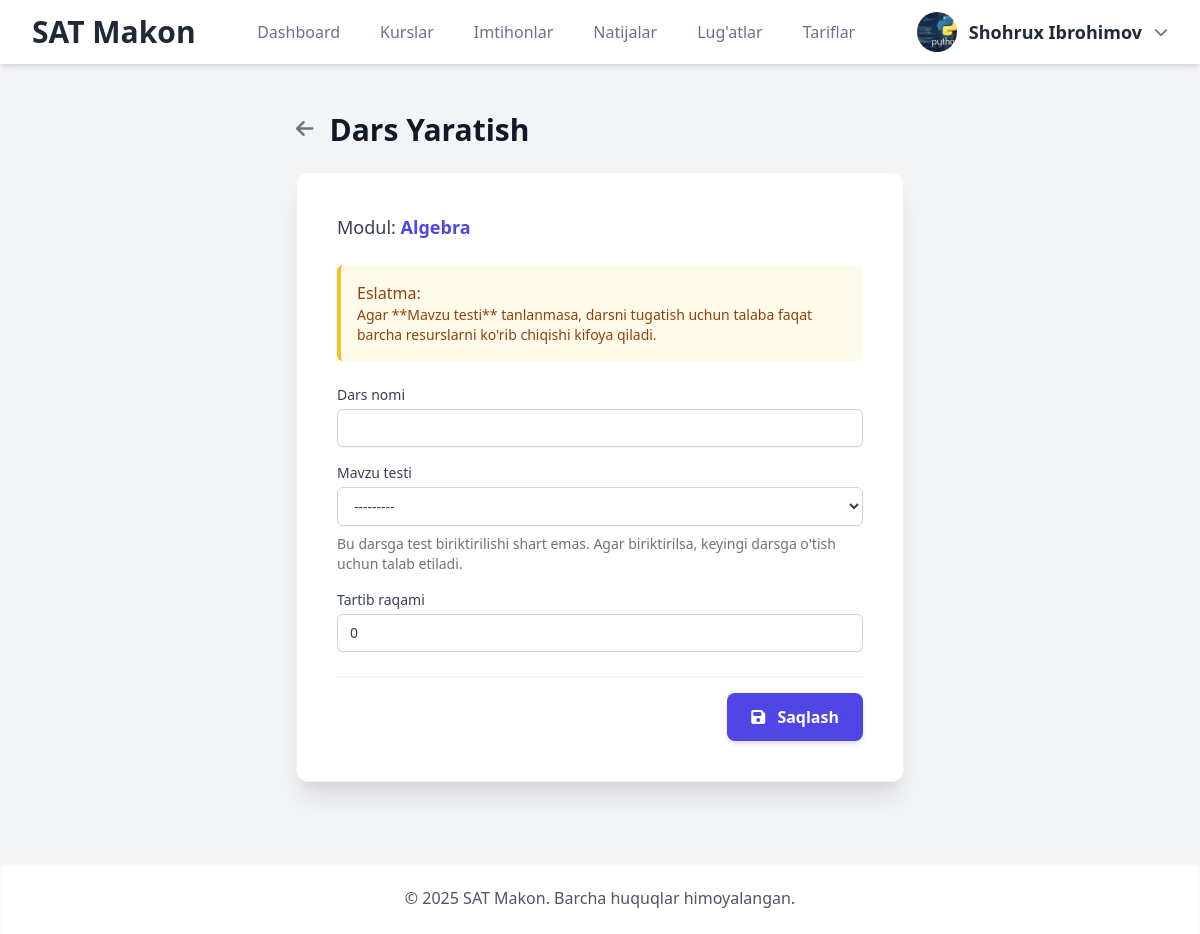
The page /modules/1/lessons/create/ (signed in) on the database its author committed.
### Mock/models.py (models this page shows, shortened)
class CustomUser(AbstractUser):
    first_name = None
    last_name = None
    full_name = models.CharField(max_length=255, verbose_name="To'liq ism (F.I.Sh)")
    email = models.EmailField(unique=True, verbose_name="Elektron pochta")
    phone_number = models.CharField(max_length=20, unique=True, null=True, blank=True, verbose_name="Telefon raqami")
    center = models.ForeignKey(
        Center,
        on_delete=models.SET_NULL,
        null=True,
        blank=True,
        related_name='members',
        verbose_name="O'quv Markazi"
    )
    ROLE_CHOICES = [
        ('student', "O'quvchi"),
        ('teacher', "O'qituvchi"),
        ('center_admin', "Markaz Admini"),
        ('admin', "Platforma Super Admini"),
    ]
    role = models.CharField(max_length=20, choices=ROLE_CHOICES, default='student', verbose_name="Foydalanuvchi roli")
    profile_picture = models.ImageField(upload_to='profile_pics/', null=True, blank=True, verbose_name="Profil rasmi")
    bio = models.TextField(max_length=500, blank=True, verbose_name="O'zi haqida")
    ability = models.FloatField(default=0.0, verbose_name="Foydalanuvchi qobiliyati (Rasch)")
    teacher = models.ForeignKey(
        'self',
        on_delete=models.SET_NULL,
        null=True,
        blank=True,
        limit_choices_to=models.Q(role='teacher') | models.Q(role='center_admin'),
        related_name='students',
        verbose_name="Biriktirilgan Ustoz/Admin"
    )
    is_approved = models.BooleanField(default=True, verbose_name="Tasdiqlangan")
    is_banned = models.BooleanField(default=False, verbose_name="Bloklangan")
    USERNAME_FIELD = 'username'
    REQUIRED_FIELDS = ['email', 'full_name']
    def get_full_name(self):
        return self.full_name.strip()
    class Meta:
        verbose_name = "Foydalanuvchi"
        verbose_name_plural = "Foydalanuvchilar"

class CourseModule(models.Model):
    course = models.ForeignKey(Course, on_delete=models.CASCADE, related_name='modules', verbose_name="Kurs")
    title = models.CharField(max_length=200, verbose_name="Modul nomi")
    description = models.TextField(verbose_name="Tavsif", blank=True, null=True)
    order = models.PositiveIntegerField(default=0, verbose_name="Tartib raqami")
    class Meta:
        verbose_name = "Kurs Moduli"
        verbose_name_plural = "Kurs Modullari"
        ordering = ['order']
        unique_together = ('course', 'order')

### Mock/views.py (the view)
# urls.py: path('modules/<int:module_id>/lessons/create/', views.lesson_create, name='lesson_create'),
@login_required(login_url='login')
def lesson_create(request, module_id):
    module = get_object_or_404(CourseModule, id=module_id)
    if request.method == 'POST':
        form = LessonForm(request.POST)
        if form.is_valid():
            lesson = form.save(commit=False)
            lesson.module = module
            lesson.save()
            messages.success(request, f"'{lesson.title}' darsi yaratildi. Endi resurslarni qo'shing.")
            return redirect('lesson_list', module_id=module.id)
    else:
        form = LessonForm()
    context = {
        'form': form,
        'module': module,
        'page_title': f"'{module.title}' moduliga dars qo'shish"
    }
    return render(request, 'management/lesson_form.html', context)

### Mock/forms.py
class LessonForm(forms.ModelForm):
    class Meta:
        model = Lesson
        fields = ['title', 'related_exam', 'order']

### Mock/context_processors.py (called while the page is built)
def global_context(request):
    default_name = "SAT Makon"
    context = {
        'CENTER_NAME': default_name,
        'center': None,
        'CENTER_SLUG': None,
    }
    if request.user.is_authenticated:
        user = request.user
        if hasattr(user, 'center') and user.center:
            current_center = user.center
            context['center'] = current_center
            context['CENTER_SLUG'] = current_center.slug
            context['CENTER_NAME'] = current_center.name
        if user.is_superuser:
            context['CENTER_NAME'] = default_name
            context['center'] = None
            context['CENTER_SLUG'] = None
    return context

### Mock/models.py (called while the page is built)
    def __str__(self):
        return self.title

### Mock/templates/management/lesson_form.html (shortened to what this page needs)
{% extends 'base.html' %}
{% load static i18n widget_tweaks %}
{% block content %}
<div class="container mx-auto p-4 md:p-8 max-w-2xl">
    <div class="flex items-center mb-6 space-x-4">
        <a href="{% url 'lesson_list' module_id=module.id %}" class="text-gray-500 hover:text-indigo-600 transition">
            <i class="fas fa-arrow-left text-xl"></i>
        </a>
        <h1 class="text-3xl font-extrabold text-gray-900">
            Dars {{ form.instance.pk|yesno:'Tahrirlash,Yaratish' }}
        </h1>
    </div>
    <div class="bg-white p-6 md:p-10 rounded-xl shadow-xl border border-gray-100">
        <p class="text-lg font-medium text-gray-700 mb-6">Modul: <span class="text-indigo-600 font-semibold">{{ module.title }}</span></p>
        <form method="post" class="space-y-6">
            <div class="p-4 bg-yellow-50 border-l-4 border-yellow-400 text-yellow-800 rounded-md" role="alert">
                <p class="font-medium">Eslatma:</p>
                <p class="text-sm">Agar **Mavzu testi** tanlanmasa, darsni tugatish uchun talaba faqat barcha resurslarni ko'rib chiqishi kifoya qiladi.</p>
            </div>
            <div class="space-y-4">
                <div class="form-group">
                    <label for="{{ form.title.id_for_label }}" class="block text-sm font-medium text-gray-700">{{ form.title.label }}</label>
                    {% render_field form.title class="mt-1 block w-full border border-gray-300 rounded-md shadow-sm py-2 px-3 focus:outline-none focus:ring-indigo-500 focus:border-indigo-500 sm:text-sm" %}
                </div>
                <div class="form-group">
                    <label for="{{ form.related_exam.id_for_label }}" class="block text-sm font-medium text-gray-700">{{ form.related_exam.label }}</label>
                    {% render_field form.related_exam class="mt-1 block w-full border border-gray-300 bg-white rounded-md shadow-sm py-2 px-3 focus:outline-none focus:ring-indigo-500 focus:border-indigo-500 sm:text-sm" %}
                    {% if form.related_exam.help_text %}<p class="mt-2 text-sm text-gray-500">{{ form.related_exam.help_text }}</p>{% endif %}
                </div>
                <div class="form-group">
                    <label for="{{ form.order.id_for_label }}" class="block text-sm font-medium text-gray-700">{{ form.order.label }}</label>
                    {% render_field form.order class="mt-1 block w-full border border-gray-300 rounded-md shadow-sm py-2 px-3 focus:outline-none focus:ring-indigo-500 focus:border-indigo-500 sm:text-sm" %}
                </div>
            </div>
            <div class="flex justify-end pt-4 border-t border-gray-100">
                <button type="submit" class="w-full sm:w-auto px-6 py-3 bg-indigo-600 text-white font-semibold rounded-lg shadow-md hover:bg-indigo-700 focus:outline-none focus:ring-2 focus:ring-indigo-500 focus:ring-offset-2 transition duration-150">
                    <i class="fas fa-save mr-2"></i> Saqlash
                </button>
            </div>
        </form>
    </div>
</div>
{% endblock content %}

### Mock/templates/header.html (shortened to what this page needs)
{% load static i18n %}
<header class="bg-white shadow-md sticky top-0 z-50">
    <div class="container max-w-7xl mx-auto px-4 sm:px-6 lg:px-8">
        <div class="flex items-center justify-between h-16">
            <div class="flex-shrink-0">
                <a href="{% url 'index' %}" class="text-3xl font-bold text-gray-800">{{ CENTER_NAME }}</a>
            </div>
            <nav class="hidden md:flex md:items-center md:space-x-2 lg:space-x-4">
                {% if user.is_authenticated and user.role == 'student' %}
                <a href="{% url 'dashboard' slug=request.user.center.slug %}" class="nav-link {% if request.resolver_match.url_name == 'dashboard' %}active{% endif %}">Dashboard</a>
                <a href="{% url 'all_courses' center.slug %}" class="nav-link ">Kurslar</a>
                <a href="{% url 'all_exams' center.slug %}" class="nav-link {% if request.resolver_match.url_name == 'all_exams' %}active{% endif %}">Imtihonlar</a>
                <a href="{% url 'completed_exams' center.slug %}" class="nav-link {% if request.resolver_match.url_name == 'completed_exams' %}active{% endif %}">Natijalar</a>
                <a href="{% url 'my_flashcards' center.slug %}" class="nav-link {% if request.resolver_match.url_name == 'my_flashcards' %}active{% endif %}">Lug'atlar</a>
                <a href="{% url 'price' center.slug %}" class="nav-link {% if request.resolver_match.url_name == 'price' %}active{% endif %}">Tariflar</a>
                {% elif user.is_authenticated and user.role == 'admin' %}
                <a href="{% url 'center_list' %}" class="nav-link {% if request.resolver_match.url_name == 'center_list' %}active{% endif %}">O'quv markazlar</a>
                {% endif %}
            </nav>
            <div class="flex items-center space-x-4">
                {% if user.is_authenticated %}
                <div class="hidden md:block relative">
                    <button id="dropdownButton" class="flex items-center space-x-3 focus:outline-none">
                        {% if user.profile_picture %}
                            <img class="h-10 w-10 rounded-full object-cover" src="{{ user.profile_picture.url }}" alt="Profil rasmi">
                        {% else %}
                            <span class="h-10 w-10 rounded-full bg-blue-500 flex items-center justify-center text-white font-bold text-lg">
                                {{ user.username|first|upper }}
                            </span>
                        {% endif %}
                        <span class="font-semibold text-lg text-gray-800">{{ user.get_full_name|default:user.username }}</span>
                        <i class="fas fa-chevron-down text-gray-500 text-sm"></i>
                    </button>
                </div>
                {% else %}
                <div class="hidden md:block">
                       <a href="{% url 'login' %}" class="nav-link"><i class="fa-brands fa-telegram mr-1"></i> Kirish</a>
                </div>
                {% endif %}
            </div>
        </div>
    </div>
</header>

### Mock/static/css/custom.css (style rules this page uses)
:root { --primary-color: #4f46e5; --secondary-color: #0ea5e9; --success-color: #10b981; --danger-color: #ef4444; --slate-text: #334155; --slate-light: #64748b; --slate-bg: #f8fafc; --card-bg: #ffffff; --card-border: #eef2ff; --card-shadow: 0 4px 6px -1px rgb(0 0 0 / 0.05), 0 2px 4px -2px rgb(0 0 0 / 0.06); --card-shadow-hover: 0 10px 15px -3px rgb(0 0 0 / 0.07), 0 4px 6px -2px rgb(0 0 0 / 0.05); }
body { background-color: var(--slate-bg); color: var(--slate-text); font-family: 'Inter', sans-serif; -webkit-font-smoothing: antialiased; -moz-osx-font-smoothing: grayscale; }
.nav-link, .mobile-nav-link { display: block; padding: 0.5rem 0.75rem; border-radius: 0.5rem; font-weight: 500; color: var(--slate-light); transition: all 0.2s ease; text-decoration: none; white-space: nowrap; }

### rows shown on the page
CustomUser: profile_picture (picture), get_full_name "Shohrux Ibrohimov"
CourseModule: title "Algebra"

### other values the page prints
{{ CENTER_NAME }} "SAT Makon"
